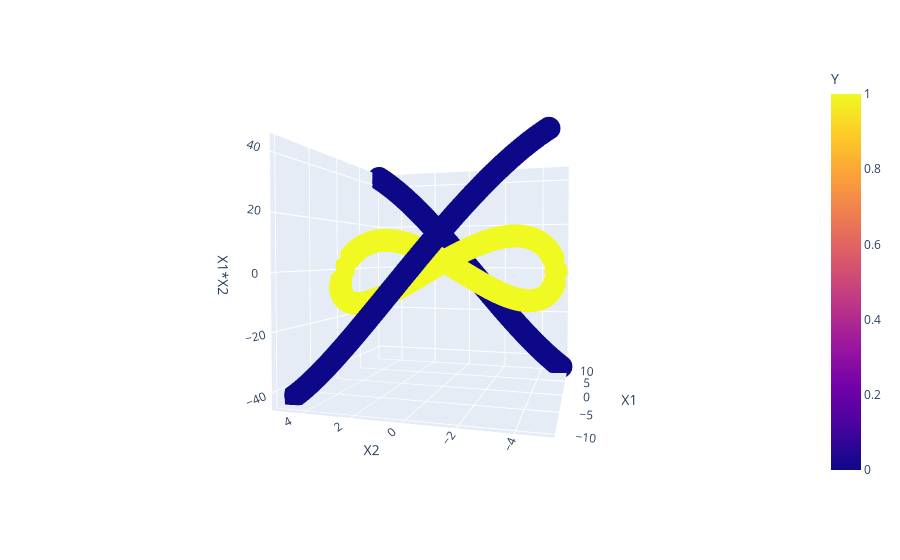

Source (notebook cell):
### Code cell
import plotly.express as px

fig = px.scatter_3d(df, x='X1', y='X2', z='X1*X2',
              color='Y',height = 600)
fig.show()

### Figure 1 — Plotly figure (JSON) as saved in the notebook; plotly's stock layout.template omitted (floating-point values rounded to 4 significant figures; data arrays with more than 128 entries replaced by an {"elided": "..."} marker saying what was removed)
{"data": [{"hovertemplate": "X1=%{x}<br>X2=%{y}<br>X1*X2=%{z}<br>Y=%{marker.color}<extra></extra>", "legendgroup": "", "marker": {"color": {"elided": "400 int values"}, "coloraxis": "coloraxis", "symbol": "circle"}, "mode": "markers", "name": "", "scene": "scene", "showlegend": false, "type": "scatter3d", "x": {"elided": "400 float values"}, "y": {"elided": "400 float values"}, "z": {"elided": "400 float values"}}], "layout": {"autosize": true, "coloraxis": {"colorbar": {"title": {"text": "Y"}}, "colorscale": [[0, "#0d0887"], [0.1111, "#46039f"], [0.2222, "#7201a8"], [0.3333, "#9c179e"], [0.4444, "#bd3786"], [0.5556, "#d8576b"], [0.6667, "#ed7953"], [0.7778, "#fb9f3a"], [0.8889, "#fdca26"], [1, "#f0f921"]]}, "dragmode": "zoom", "legend": {"tracegroupgap": 0}, "margin": {"t": 60}, "scene": {"aspectmode": "auto", "aspectratio": {"x": 1, "y": 1, "z": 1}, "camera": {"center": {"x": 0, "y": 0, "z": 0}, "eye": {"x": -2.08, "y": -0.5986, "z": 0.05655}, "projection": {"type": "perspective"}, "up": {"x": 0, "y": 0, "z": 1}}, "domain": {"x": [0, 1], "y": [0, 1]}, "dragmode": "orbit", "xaxis": {"title": {"text": "X1"}, "type": "linear"}, "yaxis": {"title": {"text": "X2"}, "type": "linear"}, "zaxis": {"title": {"text": "X1*X2"}, "type": "linear"}}}}
